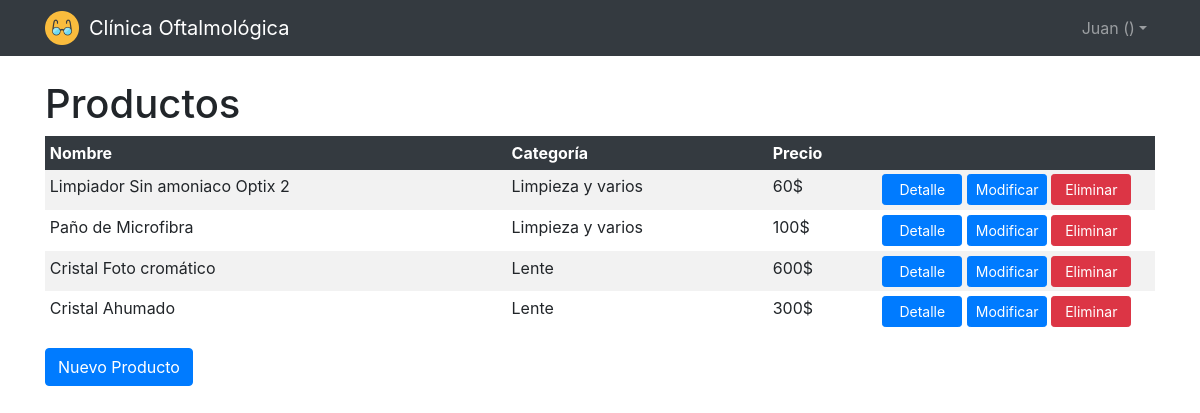
The page /clinica/productosindex (signed in) on the database its author committed.
### clinica/models.py (models this page shows, shortened)
class Producto(models.Model):
    categoria = models.ForeignKey(Categoria, on_delete=models.CASCADE)
    nombre = models.CharField(max_length=64)
    precio = models.IntegerField()
    detalle = models.CharField(max_length=64)

class Categoria(models.Model):
    nombre = models.CharField(max_length=64)

### clinica/views.py (the view)
# urls.py: path("productosindex", views.productosindex, name="productosindex"),
def productosindex(request):
    if not request.user.is_authenticated:
        return HttpResponseRedirect(reverse("login"))
    productos = Producto.objects.all()
    return render(request, "productos/index.html", {
        "productos" : productos
    })

### clinica/templates/productos/index.html (shortened to what this page needs)
{% extends "layout.html" %}
{% block body %}
    <div class="container">
        <h1>Productos</h1>
        <table class="table table-sm table-striped table-borderless">
            <thead class="table-dark">
                <tr>
                    <th>Nombre</th>
                    <th>Categoría</th>
                    <th>Precio</th>
                    <th></th>
                </tr>
            </thead>
            <tbody>
                {% for producto in productos %}
                    <tr>
                        <td>{{ producto.nombre }}</td>
                        <td>{{ producto.categoria.nombre }}</td>
                        <td>{{ producto.precio}}$</td>
                        <td style="width: 25%;">
                            <a href="{% url 'productoshow' producto.id %}" class="btn btn-primary btn-sm botones-index">Detalle</a>
                            <a href="{% url 'productosupdate' producto.id %}" class="btn btn-primary btn-sm botones-index">Modificar</a>
                            <a href="{% url 'productosdelete' producto.id %}" class="btn btn-danger btn-sm botones-index">Eliminar</a>
                        </td>
                    </tr>
                {% endfor %}
            </tbody>
        </table>
        <a href="{% url 'productoscreate' %}" class="btn btn-primary">Nuevo Producto</a>
    </div>
{% endblock %}

### clinica/templates/layout.html (shortened to what this page needs)
<!DOCTYPE html>
<html lang="es">
    <head>
        {% load static %}
        <link rel="stylesheet" type="text/css" href="{% static 'stylesheets/clinica.css' %}">
        <link rel="stylesheet" href="https://stackpath.bootstrapcdn.com/bootstrap/4.5.0/css/bootstrap.min.css">
    </head>
    <body>
        <header style="margin-bottom: 5rem;">
            <nav class="navbar navbar-expand-xl navbar-dark fixed-top bg-dark">
                <div class="container">
                    <div>
                        <img style="width: 34px; height: 34px;" alt="Icono" src="{% static 'images/icon.png' %}"/>
                    </div>
                    <a class="navbar-brand" href="#" style="margin-left:10px">Clínica Oftalmológica</a>
                    <div class="collapse navbar-collapse" id="navbarCollapse">
                        <div class="navbar-nav">
                            {% if request.user.id %}
                                <div class="nav-item dropdown">
                                    <a class="nav-link dropdown-toggle" data-toggle="dropdown" href="#" role="button" aria-haspopup="true" aria-expanded="false">{{ request.user.username }} ({{ request.session.tipousuario }})</a>
                                </div>
                            {% else %}
                                <a href="{% url 'login' %}" class="nav-item nav-link">Ingresar</a>
                            {% endif %}
                        </div>
                    </div>
                </div>
            </nav>
        </header>
        {% block body %}
        {% endblock %}
    </body>
</html>

### clinica/static/stylesheets/clinica.css (style rules this page uses)
.botones-index { width: 80px; }

### rows shown on the page
Producto: nombre "Limpiador Sin amoniaco Optix 2", categoria.nombre "Limpieza y varios", precio "60"
Producto: nombre "Paño de Microfibra", categoria.nombre "Limpieza y varios", precio "100"
Producto: nombre "Cristal Foto cromático", categoria.nombre "Lente", precio "600"
Producto: nombre "Cristal Ahumado", categoria.nombre "Lente", precio "300"

### other values the page prints
{{ request.user.username }} "Juan"
